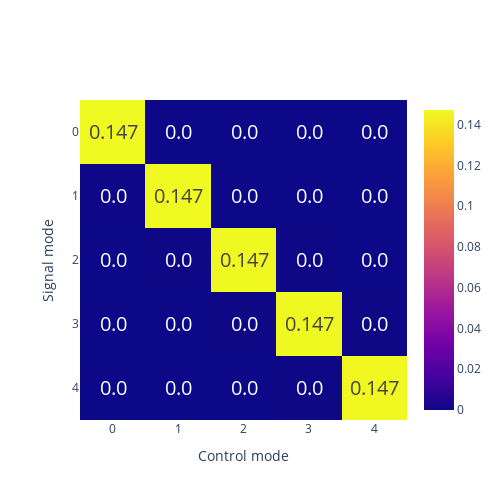

Here is the notebook cell this chart was saved with:
### Code cell
number_of_modes = 5
C = 0.4
Alist, effs, Schmidt, ratio = mode_matrix(number_of_modes, C)

print(Alist)
plot_matrix([C], [effs])

# plot_linear([C], [Schmidt], "Schmidt number")

# plot_linear([C], [ratio], "Ratio")

### Figure 1 — Plotly figure (JSON) as saved in the notebook; plotly's stock layout.template omitted (floating-point values rounded to 4 significant figures)
{"data": [{"name": "C = 0.4", "text": [["0.0", "0.0", "0.0", "0.0", "0.147"], ["0.0", "0.0", "0.0", "0.147", "0.0"], ["0.0", "0.0", "0.147", "0.0", "0.0"], ["0.0", "0.147", "0.0", "0.0", "0.0"], ["0.147", "0.0", "0.0", "0.0", "0.0"]], "textfont": {"size": 20}, "texttemplate": "%{text}", "type": "heatmap", "visible": true, "x": [0, 1, 2, 3, 4], "y": [4, 3, 2, 1, 0], "z": [[4.72e-08, 2.449e-07, 1.642e-07, 0.0002607, 0.1466], [1.637e-05, 1.646e-07, 0.0002771, 0.1467, 0.0001554], [1.509e-07, 0.0003081, 0.1469, 0.0001458, 8.48e-08], [0.000395, 0.147, 0.0001301, 4.358e-08, 1.571e-07], [0.1472, 9.871e-05, 1.676e-08, 6.658e-08, 4.514e-11]]}], "layout": {"height": 500, "legend": {"title": {"text": "Storage efficiency"}}, "sliders": [{"active": 0, "pad": {"t": 50}, "steps": [{"args": [{"visible": [true]}], "label": "C = 0.4", "method": "update"}]}], "width": 500, "xaxis": {"tickformat": "%d", "tickmode": "array", "ticktext": [0, 1, 2, 3, 4], "tickvals": [0, 1, 2, 3, 4], "title": {"text": "Control mode"}}, "yaxis": {"autorange": "reversed", "tickformat": "%d", "tickmode": "array", "ticktext": [4, 3, 2, 1, 0], "tickvals": [4, 3, 2, 1, 0], "title": {"text": "Signal mode"}}}}
